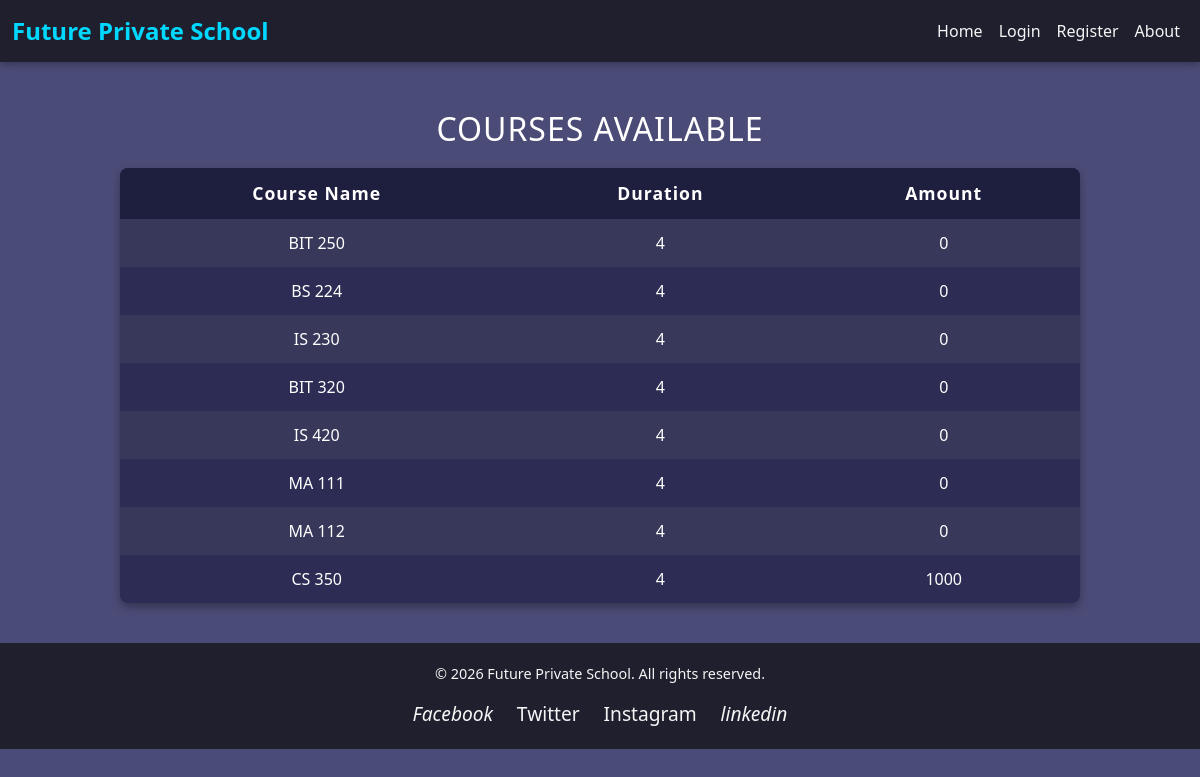
The app's page /view_courses/ with its own data.
### student_app/models.py (models this page shows, shortened)
class Course(models.Model):
    name= models.CharField(max_length=100)
    duration= models.CharField(max_length=2)
    amount= models.PositiveIntegerField(max_length=6)
    description= models.CharField(max_length=200)

### student_app/views.py (the view)
# urls.py: path('view_courses/', views.view_courses, name= 'view_courses'),
def view_courses(request):
    courses= Course.objects.all()
    return render(request, 'view_courses.html',{'courses':courses})

### student_app/templates/view_courses.html (shortened to what this page needs)
{% extends 'base.html' %} {% block content %}
<br><br>
<h2>Courses Available</h2>
<table>
  <tr>
    <th>Course Name</th>
    <th>Duration</th>
    <th>Amount</th>
  </tr>
  {% for course in courses %}
  <tr>
    <td>{{ course.name }}</td>
    <td>{{ course.duration }}</td>
    <td>{{ course.amount }}</td>
  </tr>
  {% endfor %}
</table>
{% endblock %}

### student_app/templates/view_courses.html (style rules this page uses)
body { background-color: #4b4b77; color: white; font-family: "Segoe UI", Tahoma, Geneva, Verdana, sans-serif; }
h2 { text-align: center; margin-bottom: 20px; font-size: 2em; letter-spacing: 1px; text-transform: uppercase; }
table { width: 80%; margin: 0 auto 40px auto; border-collapse: collapse; background-color: #2c2c54; box-shadow: 0 4px 8px rgba(0, 0, 0, 0.3); border-radius: 8px; overflow: hidden; }
th, td { padding: 12px 20px; text-align: center; }
th { background-color: #1e1e3f; font-size: 1.1em; letter-spacing: 1px; }
tr:nth-child(even) { background-color: #38385a; }
td { font-size: 1em; }

### records on screen
Course: name "BIT 250", duration "4", amount "0"
Course: name "BS 224", duration "4", amount "0"
Course: name "IS 230", duration "4", amount "0"
Course: name "BIT 320", duration "4", amount "0"
Course: name "IS 420", duration "4", amount "0"
Course: name "MA 111", duration "4", amount "0"
Course: name "MA 112", duration "4", amount "0"
Course: name "CS 350", duration "4", amount "1000"
